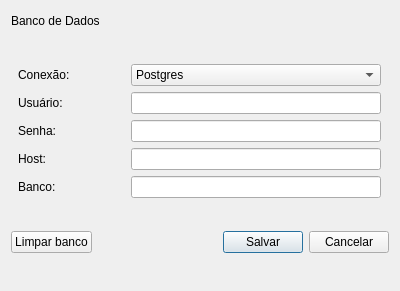
<?xml version="1.0" encoding="UTF-8"?>
<ui version="4.0">
 <class>DbConfig</class>
 <widget class="QDialog" name="DbConfig">
  <property name="geometry">
   <rect>
    <x>0</x>
    <y>0</y>
    <width>400</width>
    <height>291</height>
   </rect>
  </property>
  <property name="windowTitle">
   <string>Configurações</string>
  </property>
  <layout class="QGridLayout" name="gridLayout">
   <item row="0" column="0">
    <layout class="QVBoxLayout" name="verticalLayout">
     <item>
      <layout class="QHBoxLayout" name="horizontalLayout_7">
       <item>
        <widget class="QLabel" name="label">
         <property name="text">
          <string>Banco de Dados</string>
         </property>
        </widget>
       </item>
       <item>
        <spacer name="horizontalSpacer_3">
         <property name="orientation">
          <enum>Qt::Horizontal</enum>
         </property>
         <property name="sizeHint" stdset="0">
          <size>
           <width>40</width>
           <height>20</height>
          </size>
         </property>
        </spacer>
       </item>
      </layout>
     </item>
     <item>
      <spacer name="verticalSpacer_3">
       <property name="orientation">
        <enum>Qt::Vertical</enum>
       </property>
       <property name="sizeHint" stdset="0">
        <size>
         <width>20</width>
         <height>40</height>
        </size>
       </property>
      </spacer>
     </item>
     <item>
      <layout class="QHBoxLayout" name="horizontalLayout">
       <item>
        <widget class="QLabel" name="labelCon">
         <property name="minimumSize">
          <size>
           <width>100</width>
           <height>0</height>
          </size>
         </property>
         <property name="maximumSize">
          <size>
           <width>100</width>
           <height>16777215</height>
          </size>
         </property>
         <property name="text">
          <string>Conexão:</string>
         </property>
        </widget>
       </item>
       <item>
        <widget class="QComboBox" name="comboBoxCom">
         <property name="minimumSize">
          <size>
           <width>250</width>
           <height>0</height>
          </size>
         </property>
         <property name="maximumSize">
          <size>
           <width>250</width>
           <height>16777215</height>
          </size>
         </property>
         <item>
          <property name="text">
           <string>Postgres</string>
          </property>
         </item>
         <item>
          <property name="text">
           <string>Oracle</string>
          </property>
         </item>
        </widget>
       </item>
      </layout>
     </item>
     <item>
      <layout class="QHBoxLayout" name="horizontalLayout_2">
       <item>
        <widget class="QLabel" name="labelUser">
         <property name="minimumSize">
          <size>
           <width>100</width>
           <height>0</height>
          </size>
         </property>
         <property name="maximumSize">
          <size>
           <width>100</width>
           <height>16777215</height>
          </size>
         </property>
         <property name="text">
          <string>Usuário:</string>
         </property>
        </widget>
       </item>
       <item>
        <widget class="QLineEdit" name="lineEditUser">
         <property name="minimumSize">
          <size>
           <width>250</width>
           <height>0</height>
          </size>
         </property>
         <property name="maximumSize">
          <size>
           <width>250</width>
           <height>16777215</height>
          </size>
         </property>
        </widget>
       </item>
      </layout>
     </item>
     <item>
      <layout class="QHBoxLayout" name="horizontalLayout_3">
       <item>
        <widget class="QLabel" name="labelPass">
         <property name="minimumSize">
          <size>
           <width>100</width>
           <height>0</height>
          </size>
         </property>
         <property name="maximumSize">
          <size>
           <width>100</width>
           <height>16777215</height>
          </size>
         </property>
         <property name="text">
          <string>Senha:</string>
         </property>
        </widget>
       </item>
       <item>
        <widget class="QLineEdit" name="lineEditPass">
         <property name="minimumSize">
          <size>
           <width>250</width>
           <height>0</height>
          </size>
         </property>
         <property name="maximumSize">
          <size>
           <width>250</width>
           <height>16777215</height>
          </size>
         </property>
         <property name="echoMode">
          <enum>QLineEdit::Password</enum>
         </property>
        </widget>
       </item>
      </layout>
     </item>
     <item>
      <layout class="QHBoxLayout" name="horizontalLayout_4">
       <item>
        <widget class="QLabel" name="labelHost">
         <property name="minimumSize">
          <size>
           <width>100</width>
           <height>0</height>
          </size>
         </property>
         <property name="maximumSize">
          <size>
           <width>100</width>
           <height>16777215</height>
          </size>
         </property>
         <property name="text">
          <string>Host:</string>
         </property>
        </widget>
       </item>
       <item>
        <widget class="QLineEdit" name="lineEditHost">
         <property name="minimumSize">
          <size>
           <width>250</width>
           <height>0</height>
          </size>
         </property>
         <property name="maximumSize">
          <size>
           <width>250</width>
           <height>16777215</height>
          </size>
         </property>
        </widget>
       </item>
      </layout>
     </item>
     <item>
      <layout class="QHBoxLayout" name="horizontalLayout_5">
       <item>
        <widget class="QLabel" name="labelDb">
         <property name="minimumSize">
          <size>
           <width>100</width>
           <height>0</height>
          </size>
         </property>
         <property name="maximumSize">
          <size>
           <width>100</width>
           <height>16777215</height>
          </size>
         </property>
         <property name="text">
          <string>Banco:</string>
         </property>
        </widget>
       </item>
       <item>
        <widget class="QLineEdit" name="lineEditDb">
         <property name="minimumSize">
          <size>
           <width>250</width>
           <height>0</height>
          </size>
         </property>
         <property name="maximumSize">
          <size>
           <width>250</width>
           <height>16777215</height>
          </size>
         </property>
        </widget>
       </item>
      </layout>
     </item>
     <item>
      <spacer name="verticalSpacer">
       <property name="orientation">
        <enum>Qt::Vertical</enum>
       </property>
       <property name="sizeHint" stdset="0">
        <size>
         <width>20</width>
         <height>40</height>
        </size>
       </property>
      </spacer>
     </item>
     <item>
      <layout class="QHBoxLayout" name="horizontalLayout_6">
       <item>
        <widget class="QPushButton" name="pushButtonClean">
         <property name="focusPolicy">
          <enum>Qt::NoFocus</enum>
         </property>
         <property name="text">
          <string>Limpar banco</string>
         </property>
        </widget>
       </item>
       <item>
        <spacer name="horizontalSpacer">
         <property name="orientation">
          <enum>Qt::Horizontal</enum>
         </property>
         <property name="sizeHint" stdset="0">
          <size>
           <width>40</width>
           <height>20</height>
          </size>
         </property>
        </spacer>
       </item>
       <item>
        <widget class="QPushButton" name="pushButtonSave">
         <property name="text">
          <string>Salvar</string>
         </property>
        </widget>
       </item>
       <item>
        <widget class="QPushButton" name="pushButtonCancel">
         <property name="text">
          <string>Cancelar</string>
         </property>
        </widget>
       </item>
      </layout>
     </item>
     <item>
      <spacer name="verticalSpacer_2">
       <property name="orientation">
        <enum>Qt::Vertical</enum>
       </property>
       <property name="sizeHint" stdset="0">
        <size>
         <width>20</width>
         <height>40</height>
        </size>
       </property>
      </spacer>
     </item>
    </layout>
   </item>
  </layout>
 </widget>
 <resources/>
 <connections/>
</ui>
